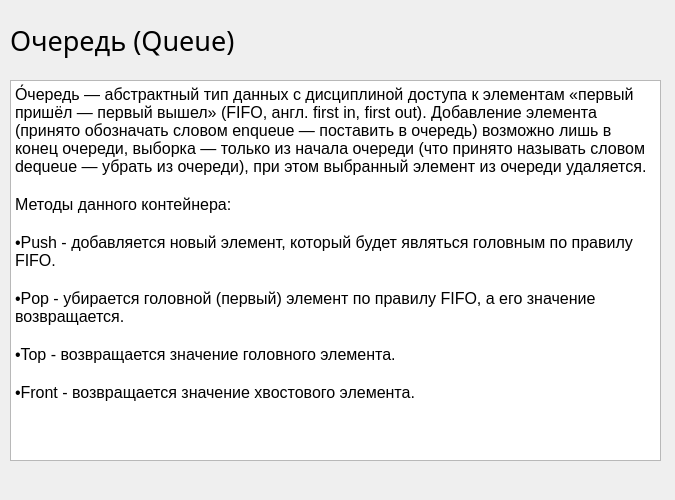
<?xml version="1.0" encoding="UTF-8"?>
<ui version="4.0">
 <class>u_queue_info</class>
 <widget class="QDialog" name="u_queue_info">
  <property name="geometry">
   <rect>
    <x>0</x>
    <y>0</y>
    <width>675</width>
    <height>500</height>
   </rect>
  </property>
  <property name="minimumSize">
   <size>
    <width>675</width>
    <height>500</height>
   </size>
  </property>
  <property name="maximumSize">
   <size>
    <width>1000</width>
    <height>550</height>
   </size>
  </property>
  <property name="windowTitle">
   <string>Dialog</string>
  </property>
  <property name="styleSheet">
   <string notr="true"/>
  </property>
  <widget class="QLabel" name="label">
   <property name="geometry">
    <rect>
     <x>10</x>
     <y>20</y>
     <width>651</width>
     <height>41</height>
    </rect>
   </property>
   <property name="font">
    <font>
     <family>Bahnschrift</family>
     <pointsize>20</pointsize>
    </font>
   </property>
   <property name="text">
    <string>Очередь (Queue)</string>
   </property>
  </widget>
  <widget class="QTextBrowser" name="textBrowser">
   <property name="geometry">
    <rect>
     <x>10</x>
     <y>80</y>
     <width>651</width>
     <height>381</height>
    </rect>
   </property>
   <property name="html">
    <string>&lt;!DOCTYPE HTML PUBLIC &quot;-//W3C//DTD HTML 4.0//EN&quot; &quot;http://www.w3.org/TR/REC-html40/strict.dtd&quot;&gt;
&lt;html&gt;&lt;head&gt;&lt;meta name=&quot;qrichtext&quot; content=&quot;1&quot; /&gt;&lt;meta charset=&quot;utf-8&quot; /&gt;&lt;style type=&quot;text/css&quot;&gt;
p, li { white-space: pre-wrap; }
hr { height: 1px; border-width: 0; }
li.unchecked::marker { content: &quot;\2610&quot;; }
li.checked::marker { content: &quot;\2612&quot;; }
&lt;/style&gt;&lt;/head&gt;&lt;body style=&quot; font-family:'Segoe UI'; font-size:9pt; font-weight:400; font-style:normal;&quot;&gt;
&lt;p style=&quot; margin-top:0px; margin-bottom:0px; margin-left:0px; margin-right:0px; -qt-block-indent:0; text-indent:0px;&quot;&gt;&lt;span style=&quot; font-size:12pt;&quot;&gt;О́чередь — абстрактный тип данных с дисциплиной доступа к элементам «первый пришёл — первый вышел» (FIFO, англ. first in, first out). Добавление элемента (принято обозначать словом enqueue — поставить в очередь) возможно лишь в конец очереди, выборка — только из начала очереди (что принято называть словом dequeue — убрать из очереди), при этом выбранный элемент из очереди удаляется.&lt;/span&gt;&lt;/p&gt;
&lt;p style=&quot;-qt-paragraph-type:empty; margin-top:0px; margin-bottom:0px; margin-left:0px; margin-right:0px; -qt-block-indent:0; text-indent:0px; font-size:12pt;&quot;&gt;&lt;br /&gt;&lt;/p&gt;
&lt;p style=&quot; margin-top:0px; margin-bottom:0px; margin-left:0px; margin-right:0px; -qt-block-indent:0; text-indent:0px;&quot;&gt;&lt;span style=&quot; font-size:12pt;&quot;&gt;Методы данного контейнера: &lt;/span&gt;&lt;/p&gt;
&lt;p style=&quot;-qt-paragraph-type:empty; margin-top:0px; margin-bottom:0px; margin-left:0px; margin-right:0px; -qt-block-indent:0; text-indent:0px; font-size:12pt;&quot;&gt;&lt;br /&gt;&lt;/p&gt;
&lt;p style=&quot; margin-top:0px; margin-bottom:0px; margin-left:0px; margin-right:0px; -qt-block-indent:0; text-indent:0px;&quot;&gt;&lt;span style=&quot; font-size:12pt;&quot;&gt;•Push - добавляется новый элемент, который будет являться головным по правилу FIFO.&lt;/span&gt;&lt;/p&gt;
&lt;p style=&quot;-qt-paragraph-type:empty; margin-top:0px; margin-bottom:0px; margin-left:0px; margin-right:0px; -qt-block-indent:0; text-indent:0px; font-size:12pt;&quot;&gt;&lt;br /&gt;&lt;/p&gt;
&lt;p style=&quot; margin-top:0px; margin-bottom:0px; margin-left:0px; margin-right:0px; -qt-block-indent:0; text-indent:0px;&quot;&gt;&lt;span style=&quot; font-size:12pt;&quot;&gt;•Pop - убирается головной (первый) элемент по правилу FIFO, а его значение возвращается.&lt;/span&gt;&lt;/p&gt;
&lt;p style=&quot;-qt-paragraph-type:empty; margin-top:0px; margin-bottom:0px; margin-left:0px; margin-right:0px; -qt-block-indent:0; text-indent:0px; font-size:12pt;&quot;&gt;&lt;br /&gt;&lt;/p&gt;
&lt;p style=&quot; margin-top:0px; margin-bottom:0px; margin-left:0px; margin-right:0px; -qt-block-indent:0; text-indent:0px;&quot;&gt;&lt;span style=&quot; font-size:12pt;&quot;&gt;•Top - возвращается значение головного элемента.&lt;/span&gt;&lt;/p&gt;
&lt;p style=&quot;-qt-paragraph-type:empty; margin-top:0px; margin-bottom:0px; margin-left:0px; margin-right:0px; -qt-block-indent:0; text-indent:0px; font-size:12pt;&quot;&gt;&lt;br /&gt;&lt;/p&gt;
&lt;p style=&quot; margin-top:0px; margin-bottom:0px; margin-left:0px; margin-right:0px; -qt-block-indent:0; text-indent:0px;&quot;&gt;&lt;span style=&quot; font-size:12pt;&quot;&gt;•Front - возвращается значение хвостового элемента.&lt;/span&gt;&lt;/p&gt;
&lt;p style=&quot;-qt-paragraph-type:empty; margin-top:0px; margin-bottom:0px; margin-left:0px; margin-right:0px; -qt-block-indent:0; text-indent:0px; font-size:12pt;&quot;&gt;&lt;br /&gt;&lt;/p&gt;&lt;/body&gt;&lt;/html&gt;</string>
   </property>
  </widget>
 </widget>
 <resources/>
 <connections/>
</ui>
